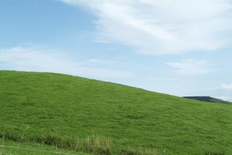
%> input picture Lab08/hill.png, 232 x 155 px, shrunk from 400 x 268 before the run; its folder holds 4 pictures in this run
$ octave lab08.m   (GNU Octave 9; MATLAB toolbox functions it lacks are replaced by stand-ins)
%> lines starting %> are read from the running program, lines starting %| are printed output that depends on the picture
### Lab08/hough_transform.m
function [m, b] = hough_transform(edge_map)

    % find x, y position from edge map
    [edge_y, edge_x] = find(edge_map);

    % b
    H = size(edge_map, 1);
    b_range = -H : 1 : H;

    % m
    m_step = 0.01;
    m_max = 5;
    m_min = -m_max;
    m_range = m_min:m_step:m_max;

    %% create vote matrix
    V = zeros(length(m_range), length(b_range));

    for i = 1:length(edge_y)
        y = edge_y(i);
        x = edge_x(i);
        for b_index = 1:length(b_range)
            b = b_range(b_index);
            m = -1/x * b + y/x;
            m_index = round((m - m_min)/m_step) + 1;

            if(m >= m_min && m <= m_max)
                V(m_index, b_index) = V(m_index, b_index) + 1;

            end
        end
    end


    % visualize votes
    figure, imagesc(V); xlabel('b'); ylabel('m');


    % find the maximal vote
    max_vote = max(V(:));
    [max_m_index, max_b_index] = find( V == max_vote );
    m = m_range(max_m_index);
    b = b_range(max_b_index);

end

### Lab08/hough_transform_polar.m
function [r, theta] = hough_transform_polar(edge_map)

    % find x, y position from edge map
    [edge_y, edge_x] = find(edge_map);

    % range of r
    H = size(edge_map, 1);
    W = size(edge_map, 2);

    r_max = round(sqrt(H^2 + W^2));
    r_min = -r_max;
    r_step = 1;
    r_range = r_min : r_step : r_max;

    % range of theta
    theta_step = 0.01;
    theta_range = -pi/2 : theta_step : pi/2;

    %% create vote matrix
    V = zeros(length(r_range), length(theta_range));

    for i = 1:length(edge_y)
        y = edge_y(i);
        x = edge_x(i);
        for theta_index = 1:length(theta_range)
            theta = theta_range(theta_index);
            r = x * cos(theta) + y * sin(theta);
            r_index = round((r - r_min)/r_step) + 1;

            if(r >= r_min && r <= r_max)
                V(r_index, theta_index) = V(r_index, theta_index) + 1;

            end
        end
    end


    %% visualize votes
    figure, imagesc(V); xlabel('theta'); ylabel('r');

    %% find the maximal vote
    max_vote = max(V(:));
    [max_r_index, max_theta_index] = find( V == max_vote );
    r = r_range(max_r_index);
    theta = theta_range(max_theta_index);

end

### Lab08/lab08.m
% name = 'lines';
% name = 'bridge';
 name = 'hill';

I = imread(sprintf('%s.png', name));
%> I is the input picture: size 155x232x3 uint8; mean R, G, B 144.3, 172.8, 150.9


% extract edge map
edge_map = edge(rgb2gray(I), 'canny', 0.1, 3);
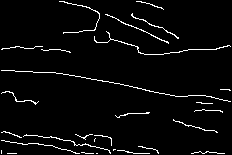
%> edge_map: size 155x232 logical; 3.8% white in thin lines or dots
figure, imshow(edge_map);


% HOUGH TRANFROM MB
[m, b] = hough_transform(edge_map);
%> in hough_transform, `[edge_y, edge_x] = find(edge_map);`: edge_y = 1369 values from 2 to 154; edge_x = 1369 values from 2 to 231
%> the loop in hough_transform, `for i = 1:length(edge_y)` made 1369 passes
%> (y, x) on passes 1 to 3: (50, 2), (71, 2), (94, 2)
%> after the loop in hough_transform, `for i = 1:length(edge_y)`:
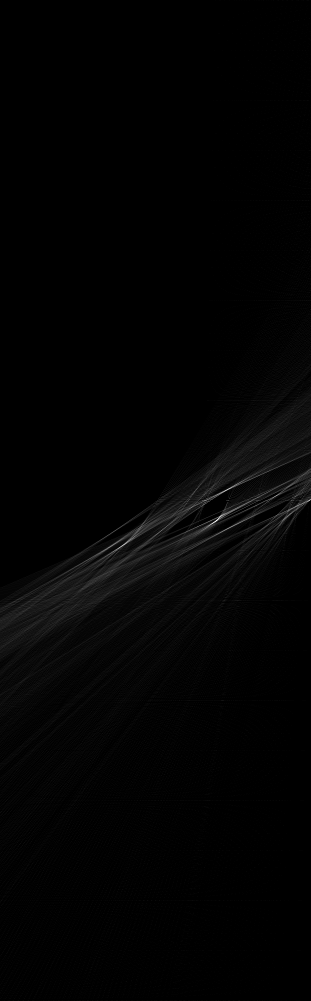
%> V: size 1001x311 double; min 0, max 98, mean 1.2; drawn with min black and max white
%> in hough_transform, `max_vote = max(V(:));`: max_vote = 98
%> in hough_transform, `[max_m_index, max_b_index] = find( V == max_vote );`: max_m_index = 521; max_b_index = 217
%> in hough_transform, `m = m_range(max_m_index);`: m = 0.2
%> in hough_transform, `b = b_range(max_b_index);`: b = 61
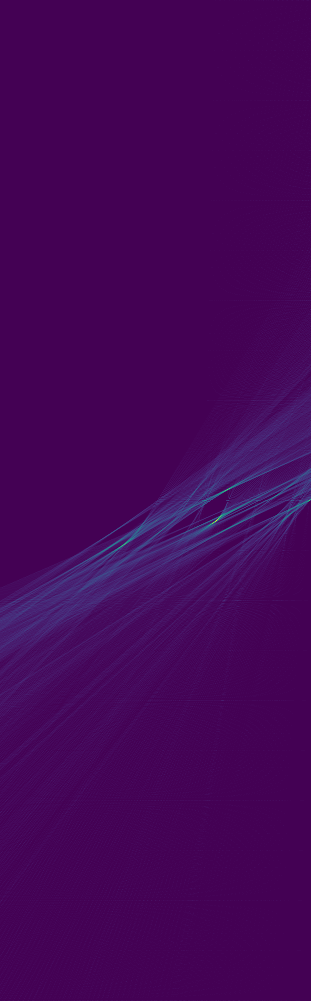
%> displayed picture: size 1001x311x3, on the screen's scale of 0 to 255; mean R, G, B 68.6, 5.3, 88
%> m = 0.2; b = 61
x = 1:size(I, 2);
%> x = 232 values from 1 to 232
y = m * x + b;
%> y = 232 values from 61.2 to 107.4

figure, imshow(I); title('Your implementation (mb)'); hold on;
plot(x, y, 'LineWidth', 4, 'Color', 'red');
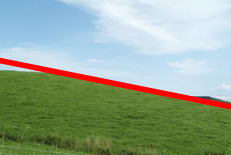
%> figure redrawn from the program's plot data; its title reads 'Your implementation (mb)'
h = gcf;
saveas(h, sprintf('%s_mb_line.png', name));


% HOUGH TRANSFROM POLAR
[r, theta] = hough_transform_polar(edge_map);
%> the loop in hough_transform_polar, `for i = 1:length(edge_y)` made 1369 passes
%> after the loop in hough_transform_polar, `for i = 1:length(edge_y)`:
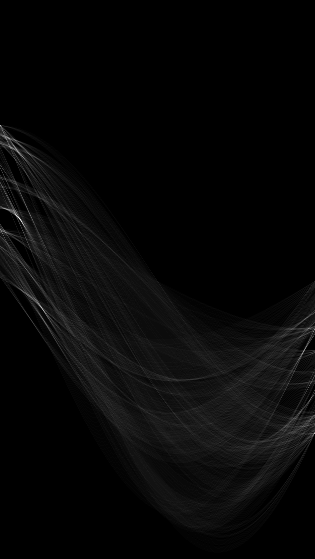
%> V: size 559x315 double; min 0, max 83, mean 2.4; drawn with min black and max white
%> in hough_transform_polar, `max_vote = max(V(:));`: max_vote = 83
%> in hough_transform_polar, `[max_r_index, max_theta_index] = find( V == max_vote );`: max_r_index = 219; max_theta_index = 20
%> in hough_transform_polar, `r = r_range(max_r_index);`: r = -61
%> in hough_transform_polar, `theta = theta_range(max_theta_index);`: theta = -1.38
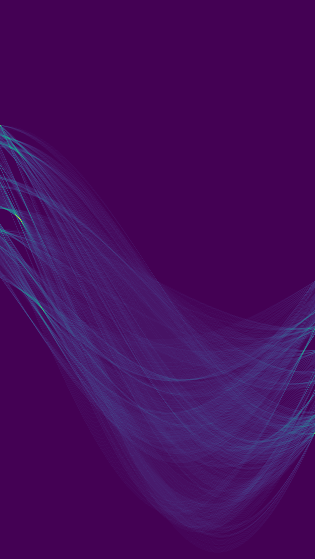
%> displayed picture: size 559x315x3, on the screen's scale of 0 to 255; mean R, G, B 69.1, 11.3, 93.4
%> r = -61; theta = -1.38
x = 1:size(I, 2);
y = -(cos(theta)/sin(theta)) * x + (r / sin(theta));
%> y = 232 values from 62.31 to 106.7

figure, imshow(I); title('Your implementation (polar)'); hold on;
plot(x, y, 'LineWidth', 4, 'Color', 'blue');
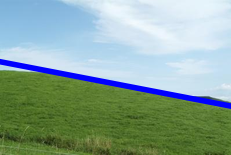
%> figure redrawn from the program's plot data; its title reads 'Your implementation (polar)'
h = gcf;
saveas(h, sprintf('%s_polar_line.png', name));
